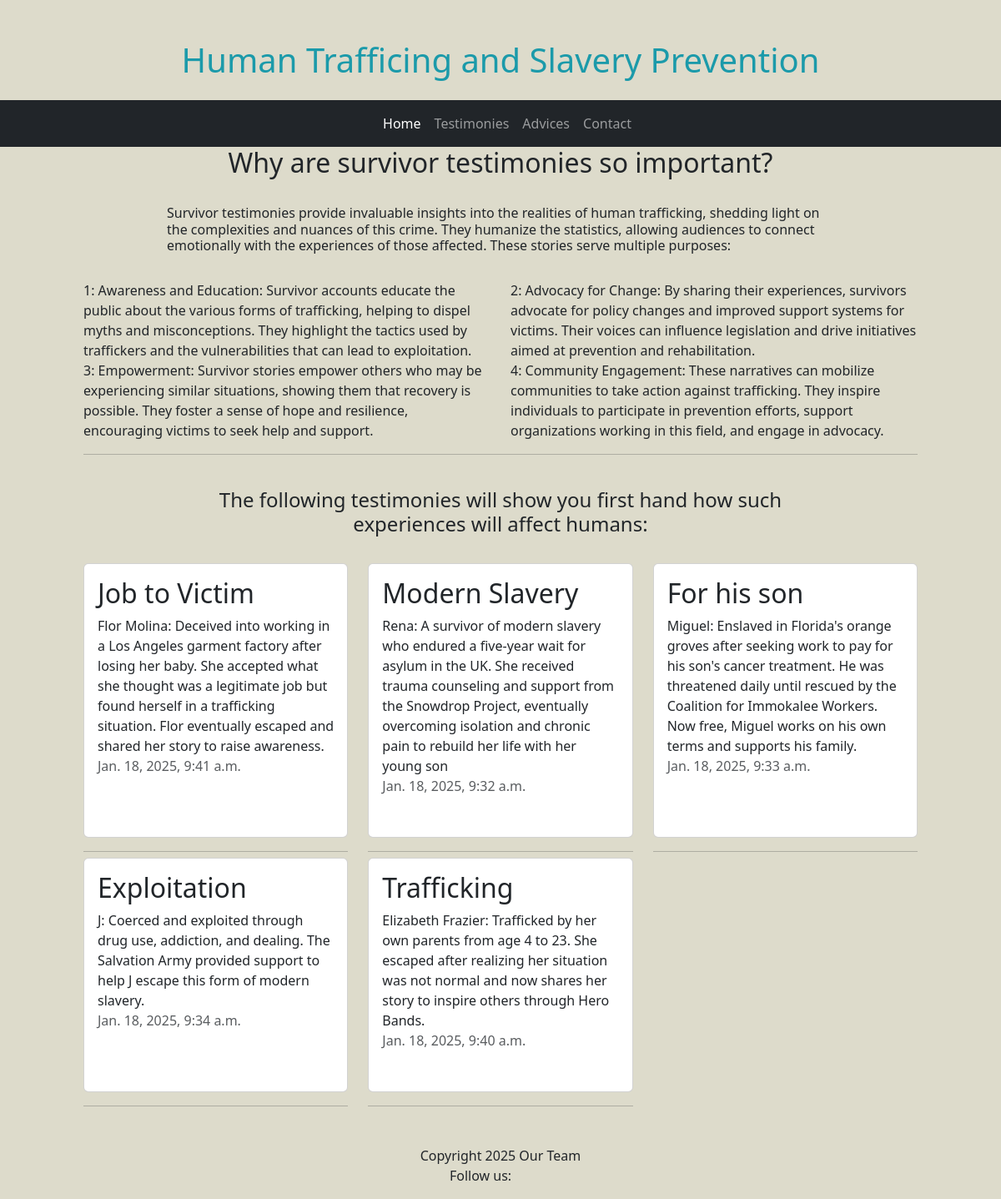
Screenshot of /stories/ with the database file from the repository.
### stories/models.py (models this page shows, shortened)
class Story(models.Model):
    title = models.CharField(max_length=15, unique=True)
    content = models.TextField()
    date_created = models.DateTimeField(auto_now_add=True)
    show_on_homepage = models.BooleanField(default=False)
    class Meta:
        verbose_name_plural = "Stories"

### stories/views.py (the view)
# urls.py: path('stories/', include('stories.urls')),
def stories(request):
    context = {
        'stories': Story.objects.all().order_by('-show_on_homepage')
    }
    return render(request, 'stories/stories.html', context)

### stories/templates/stories/stories.html (shortened to what this page needs)
{% extends "base.html" %} {% load static %} {% block content %}
<div class="col-10 offset-1 col-md-8 offset-md-2">
  <h2 class="text-center">Why are survivor testimonies so important?</h2>
  <br />
  <h6>
    Survivor testimonies provide invaluable insights into the realities of human
    trafficking, shedding light on the complexities and nuances of this crime.
    They humanize the statistics, allowing audiences to connect emotionally with
    the experiences of those affected. These stories serve multiple purposes:
  </h6>
  <br />
</div>
<div class="col-10 offset-1">
  <div class="row row-cols-1 row-cols-md-2">
    <p class="reason">
      1: Awareness and Education: Survivor accounts educate the public about the
      various forms of trafficking, helping to dispel myths and misconceptions.
      They highlight the tactics used by traffickers and the vulnerabilities
      that can lead to exploitation.
    </p>
    <p class="reason">
      2: Advocacy for Change: By sharing their experiences, survivors advocate
      for policy changes and improved support systems for victims. Their voices
      can influence legislation and drive initiatives aimed at prevention and
      rehabilitation.
    </p>
    <p class="reason">
      3: Empowerment: Survivor stories empower others who may be experiencing
      similar situations, showing them that recovery is possible. They foster a
      sense of hope and resilience, encouraging victims to seek help and
      support.
    </p>
    <p class="reason">
      4: Community Engagement: These narratives can mobilize communities to take
      action against trafficking. They inspire individuals to participate in
      prevention efforts, support organizations working in this field, and
      engage in advocacy.
    </p>
  </div>
  <hr />
</div>
<br />
<div class="col-10 offset-1 col-md-8 offset-md-2">
  <h4 class="text-center">
    The following testimonies will show you first hand how such experiences will
    affect humans:
  </h4>
</div>
<br>
<div class="col-10 offset-1">
  <div class="row row-cols-1 row-cols-md-2 row-cols-xl-3 g-4 mg-btm">
    {% for story in stories %}
    <div class="col">
      <div
        class="card h-100 {% if story.pinned %}border border-dark rounded{% endif %}"      >
        <div class="card-post card-body d-flex flex-column testemony">
          <h2 class="card-title">{{ story.title }}</h2>
          <p class="card-text">{{ story.content | safe }}</p>
          <p class="card-text text-muted">{{ story.date_created }}</p>
        </div>
      </div>
      <hr />
    </div>
    {% endfor %}
  </div>
   {% endblock %}

### templates/base.html (shortened to what this page needs)
{% load static %}
<!DOCTYPE html>
<html lang="en">
  <head>
    <link href="https://cdn.jsdelivr.net/npm/bootstrap@5.3.3/dist/css/bootstrap.min.css" rel="stylesheet">
    <link href="https://getbootstrap.com/docs/5.3/assets/css/docs.css" rel="stylesheet">
    <link rel="stylesheet" type="text/css" href="{% static 'css/style.css' %}" />
    <link rel="stylesheet" href="{% static 'css/index.css'%}">
  </head>
  <body>
    <div class="bg-head">
      <h1 class="munsell pt-5 pb-3 text-center">
        Human Trafficing and Slavery Prevention
      </h1>
      <nav class="navbar navbar-expand-lg  bg-dark border-body" data-bs-theme="dark" >
        <div class="container-fluid">
          <div class="collapse navbar-collapse justify-content-lg-center" id="navbarNavAltMarkup">
            <div class="navbar-nav">
              <a class="nav-link active" href="#">Home</a>
              <a class="nav-link" href="#">Testimonies</a>
              <a class="nav-link" href="#">Advices</a>
              <a class="nav-link">Contact</a>
            </div>
          </div>
        </div>
      </nav>
      {% block content %}{% endblock content %}
    <footer class="footer mt-5 py-3">
      <p class="m-0 text-center">
        {% block copyright %} Copyright 2025 Our Team {% endblock copyright %}
      </p>
      <p class="m-0 text-center">
        Follow us:
        <a href="#" target="_blank" class="link"
          ></a>
        <a href="#" target="_blank" class="link"
          ></a>
        <a href="#" target="_blank" class="link"
          ></a>
      </p>
    </footer>
  </body>
</html>

### static/css/style.css (style rules this page uses)
p { padding: 0; margin: 0; }
.bg-head { background-color: #DDDBCB !important; }
.munsell { color: #1B9AAA; }

### rows the page displays
Story: title "Job to Victim", content "Flor Molina: Deceived into working in a Los Angeles garment factory after losing her baby. She accepted what she thought was a legitimate job but found herself in a trafficking situation. Flor eventually escaped and shared her story to raise awareness.", date_created "Jan. 18, 2025, 9:41 a.m."
Story: title "Modern Slavery", content "Rena: A survivor of modern slavery who endured a five-year wait for asylum in the UK. She received trauma counseling and support from the Snowdrop Project, eventually overcoming isolation and chronic pain to rebuild her life with her young son", date_created "Jan. 18, 2025, 9:32 a.m."
Story: title "For his son", content "Miguel: Enslaved in Florida's orange groves after seeking work to pay for his son's cancer treatment. He was threatened daily until rescued by the Coalition for Immokalee Workers. Now free, Miguel works on his own terms and supports his family.", date_created "Jan. 18, 2025, 9:33 a.m."
Story: title "Exploitation", content "J: Coerced and exploited through drug use, addiction, and dealing. The Salvation Army provided support to help J escape this form of modern slavery.", date_created "Jan. 18, 2025, 9:34 a.m."
Story: title "Trafficking", content "Elizabeth Frazier: Trafficked by her own parents from age 4 to 23. She escaped after realizing her situation was not normal and now shares her story to inspire others through Hero Bands.", date_created "Jan. 18, 2025, 9:40 a.m."
